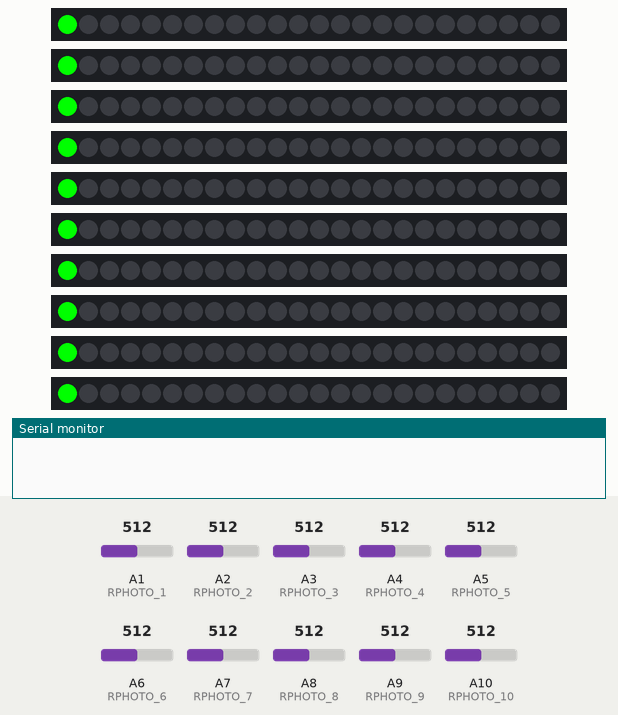
A sketch run on a simulated Arduino Mega 2560, built with avr-gcc and run on an emulated ATmega2560. Parts: 10 × 24 RGB LEDs in strip order, left to right, the last lines printed to the serial monitor. Inputs (shaded band) come from the test bench; at power-on: A1 (RPHOTO_1) = 512, A2 (RPHOTO_2) = 512, A3 (RPHOTO_3) = 512, A4 (RPHOTO_4) = 512, A5 (RPHOTO_5) = 512, A6 (RPHOTO_6) = 512, A7 (RPHOTO_7) = 512, A8 (RPHOTO_8) = 512, A9 (RPHOTO_9) = 512, A10 (RPHOTO_10) = 512.

Above: at 0.1 s.
At 1.7 s:
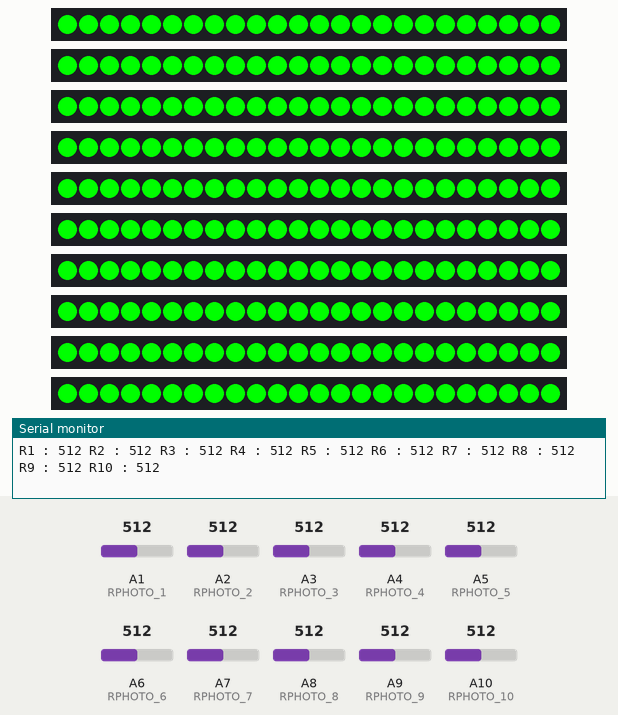
1.8 s: A1 (RPHOTO_1) set to 111
4.8 s: A1 (RPHOTO_1) set to 95
7.8 s: A2 (RPHOTO_2) set to 110
10.8 s: A2 (RPHOTO_2) set to 89
13.8 s: A3 (RPHOTO_3) set to 108
16.8 s: A3 (RPHOTO_3) set to 88
Timing chart, 0 to 19.8 s (numbered marks = the images above; inputs shaded):
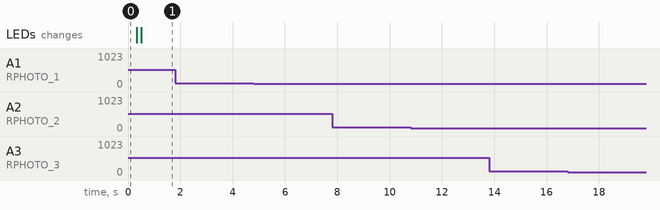

The sketch:

test_photo_resistance.ino
```cpp
#include <Adafruit_NeoPixel.h>
#ifdef __AVR__
#include <avr/power.h> // Required for 16 MHz Adafruit Trinket
#endif


#define RPHOTO_1        A1
#define RPHOTO_2        A2
#define RPHOTO_3        A3
#define RPHOTO_4        A4
#define RPHOTO_5        A5
#define RPHOTO_6        A6
#define RPHOTO_7        A7
#define RPHOTO_8        A8
#define RPHOTO_9        A9
#define RPHOTO_10        A10

#define LED_PIN1        2
#define LED_PIN2        3
#define LED_PIN3        4
#define LED_PIN4        5
#define LED_PIN5        6
#define LED_PIN6        7
#define LED_PIN7        8
#define LED_PIN8        9
#define LED_PIN9        10
#define LED_PIN10       11

// How many NeoPixels are attached to the Arduino?
#define NUMPIXELS 24 // Popular NeoPixel ring size

#define PAUSE_R         10000
#define VALUE_RESET     30

#define DELAYVAL 10 // Time (in milliseconds) to pause between pixels


Adafruit_NeoPixel strip1 = Adafruit_NeoPixel(NUMPIXELS, LED_PIN1, NEO_GRB + NEO_KHZ800);
Adafruit_NeoPixel strip2 = Adafruit_NeoPixel(NUMPIXELS, LED_PIN2, NEO_GRB + NEO_KHZ800);
Adafruit_NeoPixel strip3 = Adafruit_NeoPixel(NUMPIXELS, LED_PIN3, NEO_GRB + NEO_KHZ800);
Adafruit_NeoPixel strip4 = Adafruit_NeoPixel(NUMPIXELS, LED_PIN4, NEO_GRB + NEO_KHZ800);
Adafruit_NeoPixel strip5 = Adafruit_NeoPixel(NUMPIXELS, LED_PIN5, NEO_GRB + NEO_KHZ800);
Adafruit_NeoPixel strip6 = Adafruit_NeoPixel(NUMPIXELS, LED_PIN6, NEO_GRB + NEO_KHZ800);
Adafruit_NeoPixel strip7 = Adafruit_NeoPixel(NUMPIXELS, LED_PIN7, NEO_GRB + NEO_KHZ800);
Adafruit_NeoPixel strip8 = Adafruit_NeoPixel(NUMPIXELS, LED_PIN8, NEO_GRB + NEO_KHZ800);
Adafruit_NeoPixel strip9 = Adafruit_NeoPixel(NUMPIXELS, LED_PIN9, NEO_GRB + NEO_KHZ800);
Adafruit_NeoPixel strip10 = Adafruit_NeoPixel(NUMPIXELS, LED_PIN10, NEO_GRB + NEO_KHZ800);

void setup() {
  Serial.begin(9600);

    // These lines are specifically to support the Adafruit Trinket 5V 16 MHz.
  // Any other board, you can remove this part (but no harm leaving it):
#if defined(__AVR_ATtiny85__) && (F_CPU == 16000000)
  clock_prescale_set(clock_div_1);
#endif
  // END of Trinket-specific code.


  strip1.begin();// INITIALIZE NeoPixel strip object (REQUIRED)
  strip2.begin();
  strip3.begin();
  strip4.begin();
  strip5.begin();
  strip6.begin();
  strip7.begin();
  strip8.begin();
  strip9.begin();
  strip10.begin();


  strip1.clear();
  strip2.clear();
  strip3.clear();
  strip4.clear();
  strip5.clear();
  strip6.clear();
  strip7.clear();
  strip8.clear();
  strip9.clear();;
  strip10.clear();

  for (int i = 0; i < NUMPIXELS; i++) { // Finit couleurs des bandeaux

        // pixels.Color() takes RGB values, from 0,0,0 up to 255,255,255
        // Here we're using a moderately bright green color:

        strip1.setPixelColor(i, strip1.Color(0, 255, 0));
        strip2.setPixelColor(i, strip2.Color(0, 255, 0));
        strip3.setPixelColor(i, strip3.Color(0, 255, 0));
        strip4.setPixelColor(i, strip4.Color(0, 255, 0));
        strip5.setPixelColor(i, strip5.Color(0, 255, 0));
        strip6.setPixelColor(i, strip6.Color(0, 255, 0));
        strip7.setPixelColor(i, strip7.Color(0, 255, 0));
        strip8.setPixelColor(i, strip8.Color(0, 255, 0));
        strip9.setPixelColor(i, strip9.Color(0, 255, 0));
        strip10.setPixelColor(i, strip10.Color(0, 255, 0));

        strip1.show();// Send the updated pixel colors to the hardware.
        strip2.show();
        strip3.show();
        strip4.show();
        strip5.show();
        strip6.show();
        strip7.show();
        strip8.show();
        strip9.show();
        strip10.show();

        delay(DELAYVAL); // Pause before next pass through loop
      }

  pinMode(RPHOTO_1, INPUT);
  pinMode(RPHOTO_2, INPUT);
  pinMode(RPHOTO_3, INPUT);
  pinMode(RPHOTO_4, INPUT);
  pinMode(RPHOTO_5, INPUT);
  pinMode(RPHOTO_6, INPUT);
  pinMode(RPHOTO_7, INPUT);
  pinMode(RPHOTO_8, INPUT);
  pinMode(RPHOTO_9, INPUT);
  pinMode(RPHOTO_10, INPUT);


}

void loop() {
  int value_RPHOTO_1 = analogRead(RPHOTO_1);
  int value_RPHOTO_2 = analogRead(RPHOTO_2);
  int value_RPHOTO_3 = analogRead(RPHOTO_3);
  int value_RPHOTO_4 = analogRead(RPHOTO_4);
  int value_RPHOTO_5 = analogRead(RPHOTO_5);
  int value_RPHOTO_6 = analogRead(RPHOTO_6);
  int value_RPHOTO_7 = analogRead(RPHOTO_7);
  int value_RPHOTO_8 = analogRead(RPHOTO_8);
  int value_RPHOTO_9 = analogRead(RPHOTO_9);
  int value_RPHOTO_10 = analogRead(RPHOTO_10);

  Serial.print("R1 : ");
  Serial.print(value_RPHOTO_1);
  Serial.print(" R2 : ");
  Serial.print(value_RPHOTO_2);
  Serial.print(" R3 : ");
  Serial.print(value_RPHOTO_3);
  Serial.print(" R4 : ");
  Serial.print(value_RPHOTO_4);
  Serial.print(" R5 : ");
  Serial.print(value_RPHOTO_5);
  Serial.print(" R6 : ");
  Serial.print(value_RPHOTO_6);
  Serial.print(" R7 : ");
  Serial.print(value_RPHOTO_7);
  Serial.print(" R8 : ");
  Serial.print(value_RPHOTO_8);
  Serial.print(" R9 : ");
  Serial.print(value_RPHOTO_9);
  Serial.print(" R10 : ");
  Serial.println(value_RPHOTO_10);

}
```
